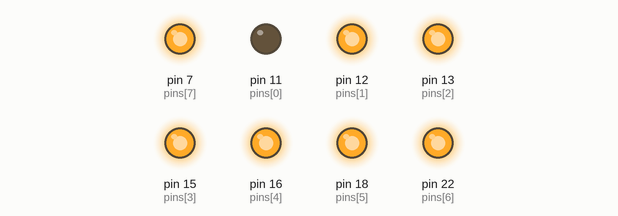
Simulated run of this program. Board: Raspberry Pi (header pin numbers). On the bench: output pins drawn as LEDs (lit = HIGH).

Above: at 0.2 s.
At 1.2 s:
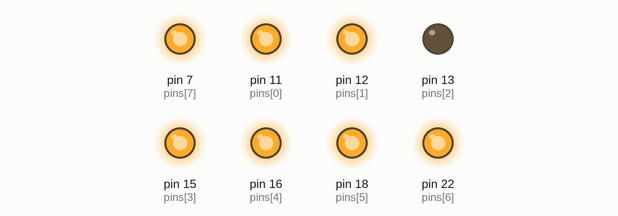
At 1.7 s:
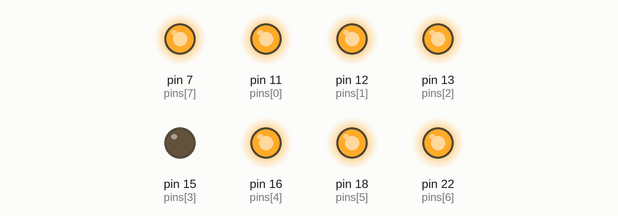
At 2.2 s:
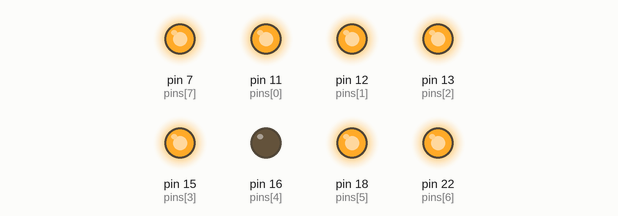
At 3.2 s:
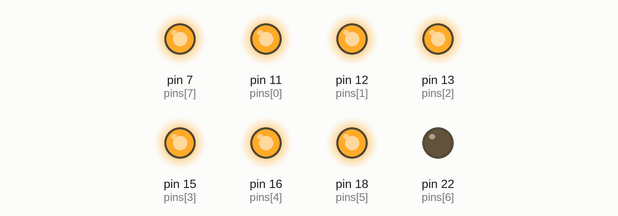
At 4.7 s:
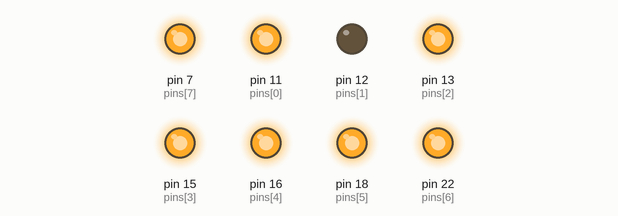
Timing chart, 0 to 5.2 s (numbered marks = the images above):
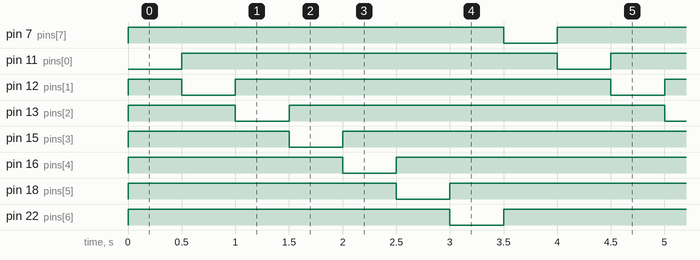

Measured:
- by itself, pin 7 (pins[7]), pin 11 (pins[0]), pin 12 (pins[1]), pin 13 (pins[2]), pin 15 (pins[3]), pin 16 (pins[4]), pin 18 (pins[5]), pin 22 (pins[6]): alternates HIGH for 3.5 s and LOW for 0.50 s
- by itself, everything shown: repeats every 4.0 s, in 8 steps

The program:

05_flowingLed.py
```python
#!/usr/bin/env python
#-----------------------------------------------------------
# File name     : 05_FlowingLED.py
# Description   : ...
# Company       : SunRobotics Technologies
# Website       : www.sunrobotics.co.in
# E-mail        : support@sunrobotics.co.in(For Any Query)
#-----------------------------------------------------------
import RPi.GPIO as GPIO
import time

pins = [11, 12, 13, 15, 16, 18, 22, 7]

def setup():
	GPIO.setmode(GPIO.BOARD)        # Numbers GPIOs by physical location
	for pin in pins:
		GPIO.setup(pin, GPIO.OUT)   # Set all pins' mode is output
		GPIO.output(pin, GPIO.HIGH) # Set all pins to high(+3.3V) to off led

def loop():
	while True:
		for pin in pins:
			GPIO.output(pin, GPIO.LOW)
			time.sleep(0.5)
			GPIO.output(pin, GPIO.HIGH)

def destroy():
	for pin in pins:
		GPIO.output(pin, GPIO.HIGH)    # turn off all leds
	GPIO.cleanup()                     # Release resource

if __name__ == '__main__':     # Program start from here
	setup()
	try:
		loop()
	except KeyboardInterrupt:  # When 'Ctrl+C' is pressed, the child program destroy() will be  executed.
		destroy()
```
